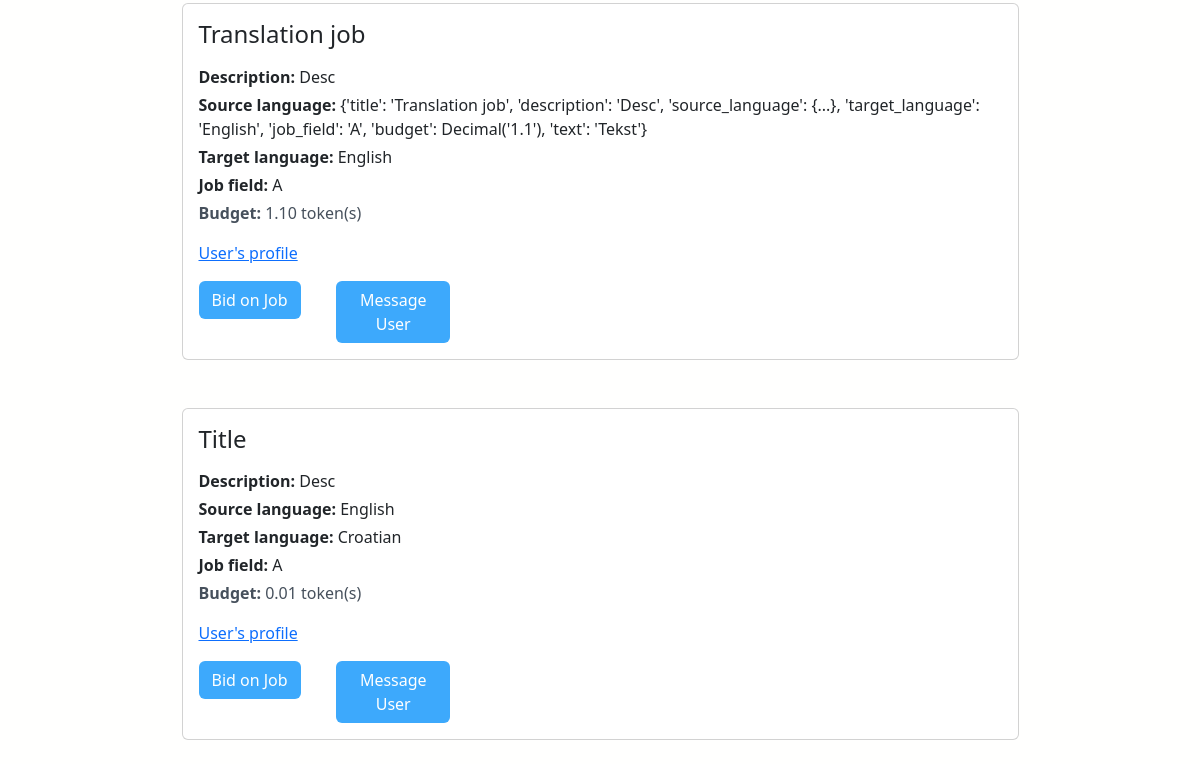
/jobs (signed in, lower part), run on an earlier commit of the app's database.
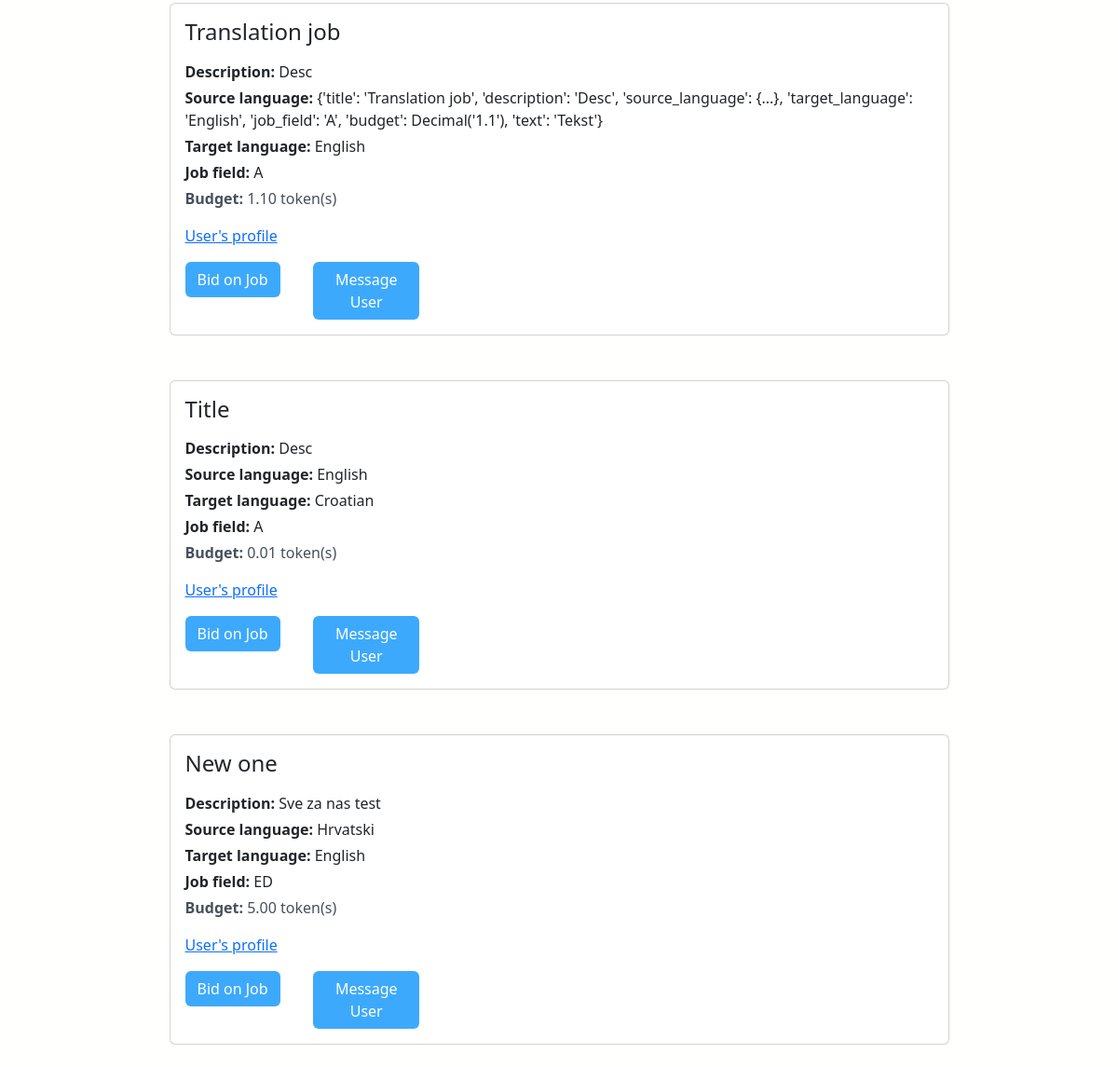
And on a later commit of the database.
### app/models.py (models this page shows, shortened)
class Job(models.Model):
    user = models.ForeignKey(User, on_delete=models.CASCADE)
    title = models.TextField(blank=False, unique=True)
    description = models.TextField(blank=False)
    source_language = models.TextField(blank=False)
    target_language = models.TextField(blank=False)
    job_field = models.CharField(
        max_length=4,
        choices=JobField.JOB_CHOICES,
        default=JobField.LITERATURE,
    )
    budget = models.DecimalField(max_digits=10, decimal_places=2, default=0.0)
    text = models.TextField(blank=False)
    is_assigned = models.BooleanField(default=False)
    is_completed = models.BooleanField(default=False)

### app/views.py (the view)
# urls.py: path("jobs", views.jobs, name="jobs"),
def jobs(request):
    user = request.user
    jobs = Job.objects.all().filter(~Q(user=user), Q(is_assigned=False))
    context = {
        "user": user,
        "jobs": jobs,
    }
    return render(request, "app/jobs.html", context)

### app/templates/app/jobs.html (shortened to what this page needs)
{% extends 'app/base.html' %}
{% block content %}
    <div class="mb-4">
        {% for job in jobs %}
          {% include 'includes/unassigned_jobs.html' with job=job %}
        {% empty %}
          <div class="row">
            No jobs posted.
          </div>
        {% endfor %}
      </div>
{% endblock content %}

### app/templates/includes/unassigned_jobs.html (shortened to what this page needs)
  <div class="card mt-5 w-75 mx-auto">
    <div class="card-body ">
        <h4 class="card-title">{{ job.title }}</h4>
        <div class="card-subtitle mt-3"><b>Description:</b> {{ job.description }}</div>
        <div class="card-text mt-1"><b>Source language:</b>  {{ job.source_language }}</div>
        <div class="card-text mt-1"><b>Target language:</b>  {{ job.target_language }}</div>
        <div class="card-text mt-1"><b>Job field:</b>  {{ job.job_field }}</div>
        <p class="card-text mt-1"><b>Budget:</b>  {{ job.budget }} token(s)</p>
        <p class="card-text mt-1"><a href="#">User's profile</a></p>
        <div class="row">
            <form action="{% url 'app:jobs_bid' %}" method="POST" class="col-2">
                <button type="submit" class="btn custom-btn">Bid on Job</button>
            </form>
            <form action="{% url 'app:message_user' job.id %}" method="POST" class="col-2">
                <button type="submit" class="btn custom-btn">Message User</a>
            </form>
        </div>
    </div>
  </div>

What changed in the data, as far as the page shows it:
added Job: title "New one", description "Sve za nas test", source_language "Hrvatski", target_language "English", job_field "ED", budget "5.00"
